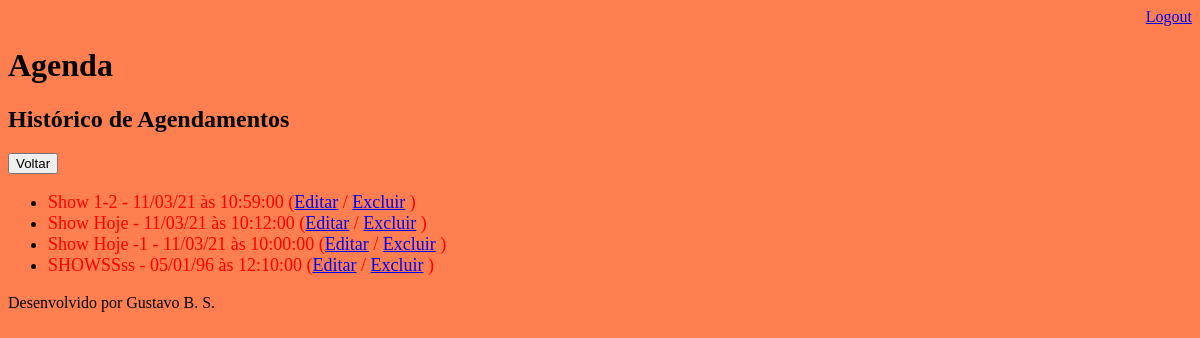
The page /agenda/historico/ (signed in) on the database as committed earlier.
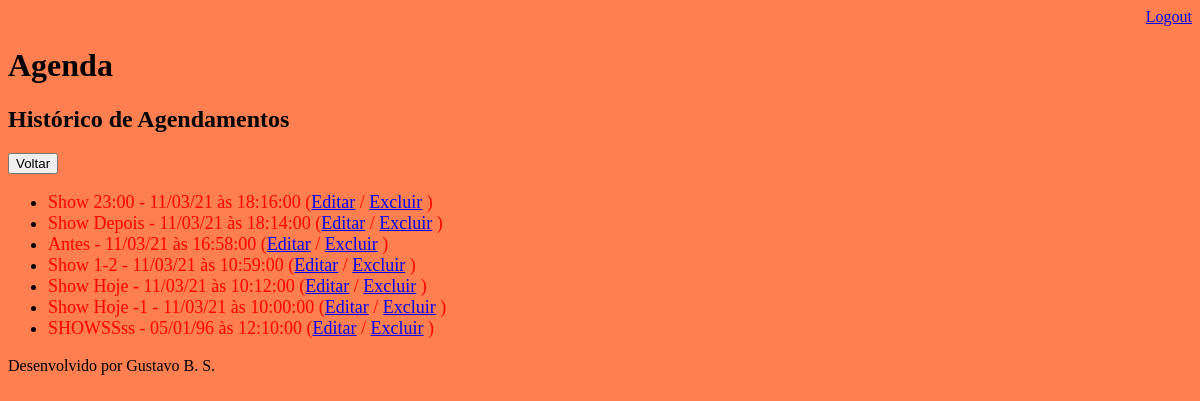
The same page on the database as committed later.
### core/models.py (models this page shows, shortened)
class Evento(models.Model):
    titulo = models.CharField(max_length=100, verbose_name='Evento')
    descricao = models.TextField(blank=True, null=True, verbose_name='Descrição')
    data_evento = models.DateTimeField(verbose_name='Data do Evento')
    data_criacao = models.DateTimeField(auto_now=True, verbose_name='Data da Criação')
    usuario = models.ForeignKey(User, on_delete=models.CASCADE)
    local = models.CharField(max_length=100, blank=True, null=True, verbose_name='Local do Evento')
    objects = models.Manager()
    class Meta:
        db_table = 'evento'
    def get_data_evento(self):
        return self.data_evento.strftime('%d/%m/%y às %H:%M:%S')
    def get_evento_atrasado(self):
        if self.data_evento < datetime.now():
            return True
        else:
            return False
    def get_evento_faltam(self):
        if datetime.now() < self.data_evento <= datetime.now() + timedelta(hours=1):
            return True
        else:
            return False

### core/views.py (the view)
# urls.py: path('agenda/historico/', views.agenda_historico),
@login_required(login_url='/login')
def agenda_historico(request):
    usuario = request.user
    data_atual = datetime.now()
    evento = Evento.objects.filter(usuario=usuario,
                                   data_evento__lt=data_atual).order_by('-data_evento')
    response = {'eventos': evento}
    return render(request, 'historico-eventos.html', response)

### core/templates/historico-eventos.html (shortened to what this page needs)
{% extends "model-page.html" %}
{% block content %}
    <h2>Histórico de Agendamentos</h2>
    <a href="http://127.0.0.1:8000/agenda/">
        <button type="button">Voltar</button>
    </a>
    <ul style="font-size: 18px">
        {% for evento in eventos %}
            <li>
                <div style={% if evento.get_evento_atrasado %}
                                "color:red"
                            {% endif %}
                            >
                {{ evento.titulo }} - {{ evento.get_data_evento}}
                (<a href="evento/?id={{ evento.id }}">Editar</a>
                / <a href="evento/delete/{{ evento.id }}">Excluir</a> )
                </div>
            </li>
        {% endfor %}
    </ul>
{% endblock %}

### core/templates/model-page.html
<!DOCTYPE html>
<html lang="en">
<head>
    {% include "model-header.html" %}
</head>
<body style = "background-color:coral">
    {% block content %} {% endblock %}
    {% include "model-footer.html" %}
</body>
</html>

### core/templates/model-header.html (shortened to what this page needs)
<div align="right">
    <a href="/logout">Logout</a>
</div>
<h1>Agenda</h1>

### core/templates/model-footer.html
<p> Desenvolvido por Gustavo B. S.</p>

Rows that differ between the two databases and show on the page:
added Evento: titulo "Show 23:00", get_data_evento "11/03/21 às 18:16:00"
added Evento: titulo "Show Depois", get_data_evento "11/03/21 às 18:14:00"
added Evento: titulo "Antes", get_data_evento "11/03/21 às 16:58:00"
